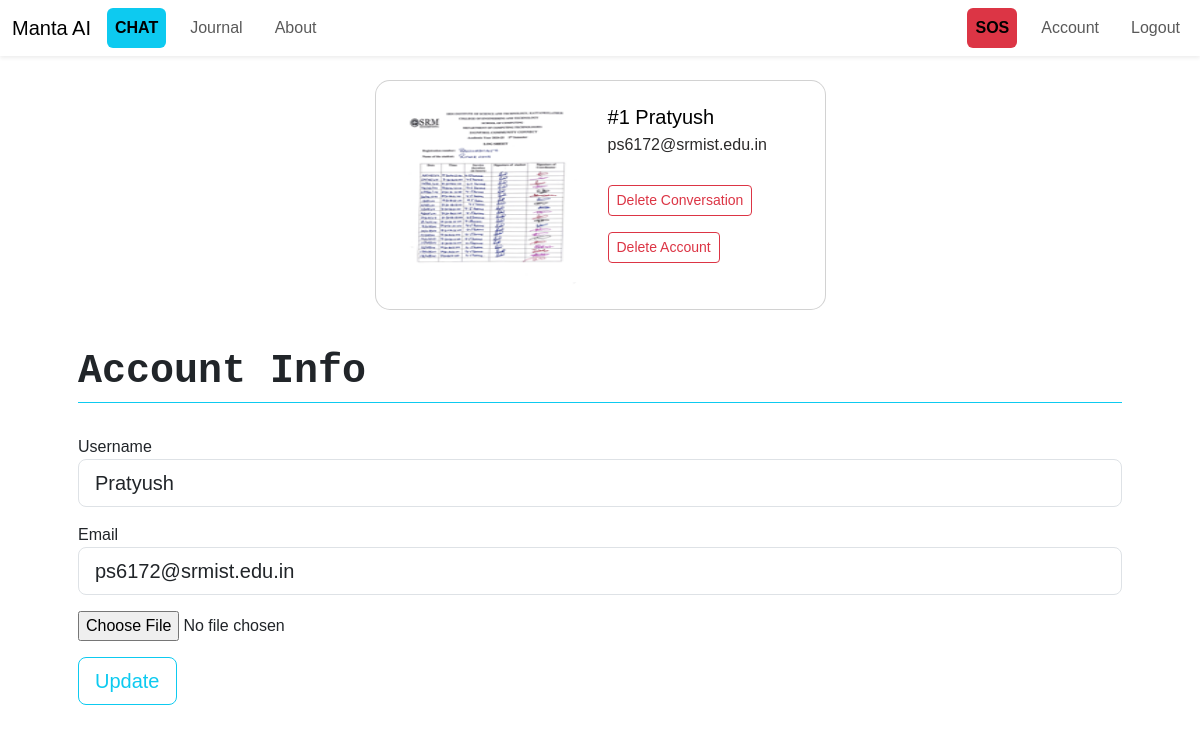
Page /account (signed in) on the committed database.
### ChatbotWebsite/models.py (models this page shows, shortened)
class User(db.Model, UserMixin):
    id = db.Column(db.Integer, primary_key=True)
    username = db.Column(db.String(20), unique=True, nullable=False)
    email = db.Column(db.String(120), unique=True, nullable=False)
    password = db.Column(db.String(60), nullable=False)
    profile_image = db.Column(
        db.String(20), nullable=False, default='default.jpg')
    messages = db.relationship('ChatMessage', backref='user', lazy=True)
    journals = db.relationship('Journal', backref='user', lazy=True)

### ChatbotWebsite/users/routes.py (the view)
@users.route("/account", methods=["GET", "POST"])
@login_required
def account():
    form = UpdateAccountForm()  # form to update account
    if form.validate_on_submit():
        if form.picture.data:
            old_picture = current_user.profile_image
            picture_file = save_picture(form.picture.data)
            current_user.profile_image = picture_file
            if old_picture != "default.jpg":
                os.remove(
                    os.path.join(
                        current_app.root_path, "static/profile_images", old_picture
                    )
                )
        current_user.username = form.username.data
        current_user.email = form.email.data
        db.session.commit()
        flash("Your account has been updated!", "success")
        return redirect(url_for("users.account"))
    elif request.method == "GET":
        form.username.data = current_user.username
        form.email.data = current_user.email
    return render_template("account.html", title="Account", form=form)

### ChatbotWebsite/users/forms.py (shortened to what this page needs)
class UpdateAccountForm(FlaskForm):
    username = StringField(
        "Username", validators=[DataRequired(), Length(min=2, max=20)]
    )
    email = StringField("Email", validators=[DataRequired(), Email()])
    picture = FileField(
        "Update Profile Picture", validators=[FileAllowed(["jpg", "png"])]
    )
    submit = SubmitField("Update")

### ChatbotWebsite/models.py (called while the page is built)
@login_manager.user_loader
def load_user(user_id):
    return User.query.get(int(user_id))

### ChatbotWebsite/templates/account.html (shortened to what this page needs)
{%extends "layout.html"%} {%block content%}
<div class="container py-4 h-100">
  <div class="row d-flex justify-content-center align-items-center h-100">
    <div class="col-5">
      <div class="card p-4 " style="border-radius: 15px;">
        <div class="d-flex text-black">
          <div class="flex-shrink-0">
            <img src="{{url_for(
              'static', filename='profile_images/' + current_user.profile_image)}}"
              alt="Profile image" class="img-fluid"
              style="height:180px; width: 180px; border-radius: 10px;">
          </div>
          <div class="col">
            <div class="row flex-grow-1 ms-3 mb-3">
              <h5 class="mb-1">#{{current_user.id}} {{current_user.username}}</h5>
              <p class="mb-2 pb-1" style="color: #2b2a2a;">{{current_user.email}}</p>
            </div>
            <div class="row flex-grow-1 ms-3">
              <div class="d-grid gap-3">
                <form action="{{url_for('users.delete_conversation')}}" method="POST">
                  <button type="submit" class="btn btn-outline-danger btn-sm">
                    Delete Conversation
                  </button>
                </form>
                <div>
                  <button type="button" class="btn btn-outline-danger btn-sm" data-bs-toggle="modal" data-bs-target="#deleteModal">
                    Delete Account
                  </button>
                </div>
              </div>
            </div>
          </div>
        </div>
      </div>
    </div>
  </div>
</div>
<div class="container-sm px-5">
  <form method="POST" action="" enctype="multipart/form-data">
    <fieldset class="form-group d-grid gap-3">
      <legend
        class="fs-1 fw-bold font-monospace border-bottom border-info mb-3 mt-2"
      >
        Account Info
      </legend>
      <div>
        {{form.username.label(class="form-control-label")}} {%if
        form.username.errors%} {{form.username(class="form-control
        form-control-lg is-invalid")}} {%for error in form.username.errors%}
        <div class="invalid-feedback">{{error}}</div>
        {%endfor%} {%else%} {{form.username(class="form-control
        form-control-lg")}} {%endif%}
      </div>
      <div class="form-group">
        {{form.email.label(class="form-control-label")}} {%if
        form.email.errors%} {{form.email(class="form-control form-control-lg
        is-invalid")}} {%for error in form.email.errors%}
        <div class="invalid-feedback">{{error}}</div>
        {%endfor%} {%else%} {{form.email(class="form-control form-control-lg")}}
        {%endif%}
      </div>
      <div class="form-group">
        {{form.picture(class="form-control-file")}}
      </div>
    </fieldset>
    <div class="form-group">
      {{form.submit(class="btn btn-outline-info btn-lg my-3")}}
    </div>
  </form>
</div>
{%endblock content%}

### ChatbotWebsite/static/styles/layout.css (style rules this page uses)
body { font-family: Arial, Helvetica, sans-serif; }

### rows in the picture
User: profile_image (picture), id "1", username "Pratyush", email "ps6172@srmist.edu.in"
